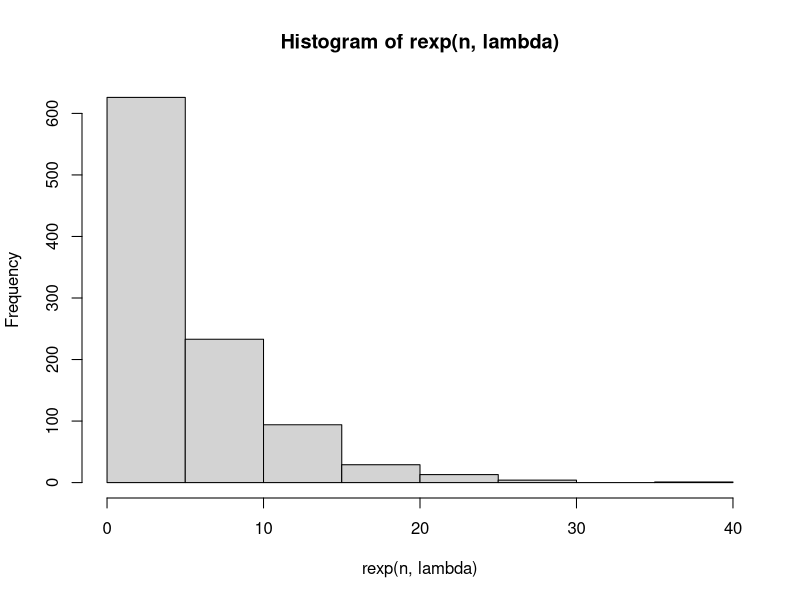
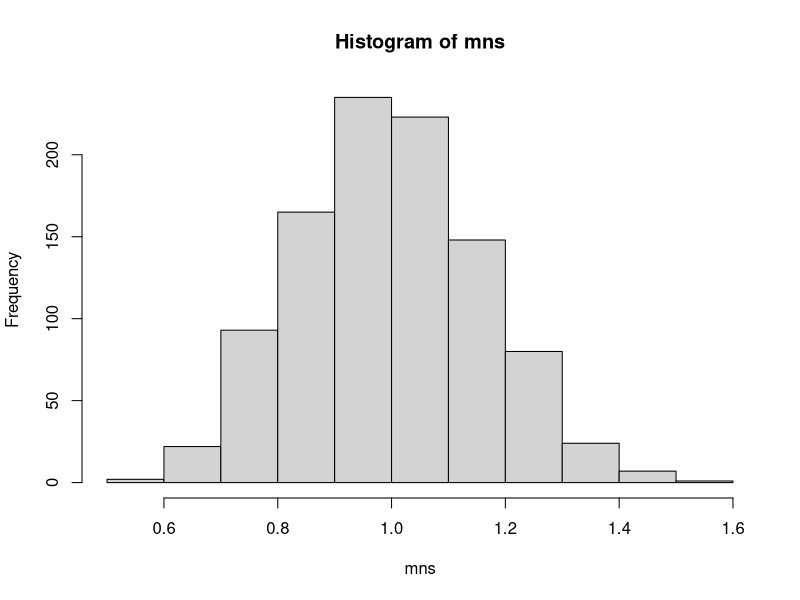
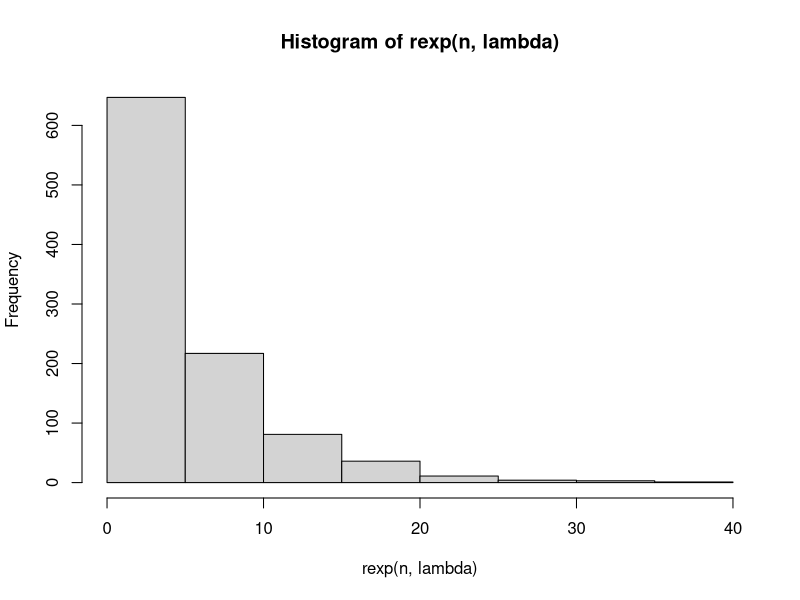
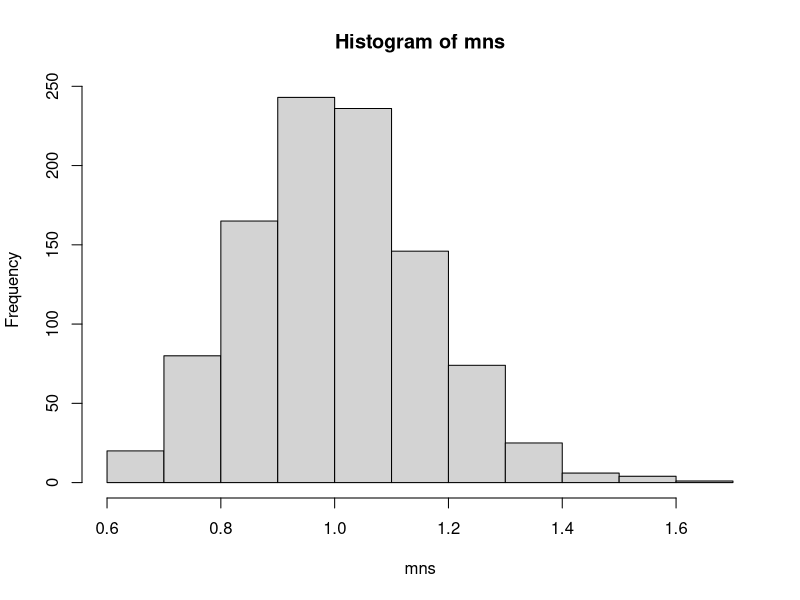

The R source for these figures, in order: (Note: this script raises an error after producing the figures.)
## ---- chunk 1
library(datasets)
library(ggplot2)
library(gridExtra)
## ---- chunk 2
# copy to global environment
ToothGrowthDataFrame <- ToothGrowth

#confirm the number dimensions of the copied data
dim(ToothGrowthDataFrame)

#and display the head rows
head(ToothGrowthDataFrame)
## ---- chunk 3
lambda <- 0.2
n = 1000

hist(rexp(n, lambda))

mns = NULL
for (i in 1 : 1000) mns = c(mns, mean(rexp(40)))
hist(mns)

## ---- chunk 4
lambda <- 0.2
n = 1000

hist(rexp(n, lambda))

mns = NULL
for (i in 1 : 1000) mns = c(mns, mean(rexp(40)))
hist(mns)

## ---- chunk 5

#plots
p1 <- qplot(ToothGrowthDataFrame$len, 
            ToothGrowthDataFrame$supp, 
            colour=I("blue")) +
            xlab("Len") + 
            ylab("Supp") + 
            ggtitle("Len vs Supp")

p2 <- qplot(ToothGrowthDataFrame$len, 
            ToothGrowthDataFrame$dose, 
            colour=I("blue")) +
            xlab("Len") + 
            ylab("Dose") + 
            ggtitle("Len vs Dose")

p3 <- qplot(ToothGrowthDataFrame$supp, 
            ToothGrowthDataFrame$dose, 
            colour=I("blue")) +
            xlab("Supp") + 
            ylab("Dose") + 
            ggtitle("Supp vs Dose")

grid.arrange(p1, p2, p3, ncol = 3, main = "ToothGrowth")

